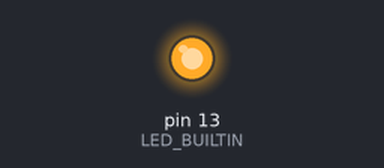
A sketch run on a simulated Arduino Uno, built with avr-gcc and run on an emulated ATmega328P. On the bench: output pins drawn as LEDs (lit = HIGH). Random numbers use the default seed unless the sketch sets one.

Above: at 0.1 s.
At 35.0 s:
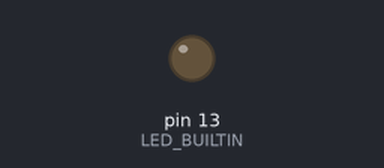
Timing chart, 0 to 36.5 s (numbered marks = the images above):
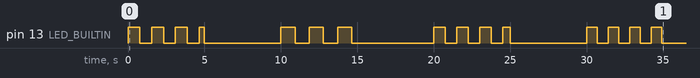

The sketch:

scheduler_03.ino
```cpp
/**
 * TaskScheduler Test of OnEnable and OnDisable methods and illustration of using wrapper tasks for timout purposes
 *
 *  A wrapper task runs every 10 seconds and initiates the test case
 *  Another task is run once for 5 seconds, and serves as a LED blinking timeout - 5 seconds
 *  Finally, a dedicated task which controls LED is running periodically until stopped, and makes the LED blink with 0.5 to 1 second interval.
 https://github.com/arkhipenko/TaskScheduler
  Pinouts:
                                      +-----+
         +----[PWR]-------------------| USB |--+
         |                            +-----+  |
         |         GND/RST2  [ ][ ]            |
         |       MOSI2/SCK2  [ ][ ]  A5/SCL[ ] |   C5
         |          5V/MISO2 [ ][ ]  A4/SDA[ ] |   C4
         |                             AREF[ ] |
         |                              GND[ ] |
         | [ ]N/C                    SCK/13[ ] |  PB5
         | [ ]IOREF                 MISO/12[ ] |   .
         | [ ]RST                   MOSI/11[ ]~|   .
         | [ ]3V3    +---+               10[ ]~|   .
         | [ ]5v    -| A |-               9[ ]~|   .
         | [ ]GND   -| R |-               8[ ] |  PB0
         | [ ]GND   -| D |-                    |
         | [ ]Vin   -| U |-               7[ ] |  PD7
         |          -| I |-               6[ ]~|   .
     PC0 | [ ]A0    -| N |-               5[ ]~|   .
      .  | [ ]A1    -| O |-               4[ ] |   .
      .  | [ ]A2     +---+           INT1/3[ ]~|   .
      .  | [ ]A3                     INT0/2[ ] |   .
      .  | [ ]A4/SDA  RST SCK MISO     TX>1[ ] |   .
     PC5 | [ ]A5/SCL  [ ] [ ] [ ]      RX<0[ ] |  PD0
         |            [ ] [ ] [ ]              |
         |  UNO_R3    GND MOSI 5V  ____________/
          \_______________________/

      http://busyducks.com/ascii-art-arduinos

*/

#define _TASK_SLEEP_ON_IDLE_RUN
#include <TaskScheduler.h>

#ifndef LED_BUILTIN
#define LED_BUILTIN 13    // define appropriate pin for your board
#endif

Scheduler ts;

// Callback methods prototypes
void WrapperCallback();
bool BlinkOnEnable();
void BlinkOnDisable();
void LEDOn();
void LEDOff();

// Tasks
Task tWrapper(10000L, TASK_FOREVER, &WrapperCallback, &ts, true);
Task tBlink(5000, TASK_ONCE, NULL, &ts, false, &BlinkOnEnable, &BlinkOnDisable);
Task tLED(0, TASK_FOREVER, NULL, &ts, false, NULL, &LEDOff);

void WrapperCallback() {
  tBlink.restartDelayed(); // LED blinking is initiated
               //every 30 seconds for 5 seconds
}


// Upon being enabled, tBlink will define the parameters
// and enable LED blinking task, which actually controls
// the hardware (LED in this example)
bool BlinkOnEnable() {
  tLED.setInterval( 500 + random(501) );
  tLED.setCallback( &LEDOn);
  tLED.enable();

  return true; // Task should be enabled
}

// tBlink does not really need a callback function
// since it just waits for 5 seconds for the first
// and only iteration to occur. Once the iteration
// takes place, tBlink is disabled by the Scheduler,
// thus executing its OnDisable method below.

void BlinkOnDisable() {
  tLED.disable();
}

void LEDOn () {
  digitalWrite(LED_BUILTIN , HIGH);
  tLED.setCallback( &LEDOff);
}

void LEDOff () {
  digitalWrite(LED_BUILTIN , LOW);
  tLED.setCallback( &LEDOn);
}

// Note that LEDOff method serves as OnDisable method
// to make sure the LED is turned off when the tBlink
// task finishes (or disabled ahead of time)

void setup() {
// put your setup code here, to run once:
  pinMode(LED_BUILTIN , OUTPUT);
}

void loop() {
// put your main code here, to run repeatedly:
  ts.execute();
}
```

Measured:
- by itself, pin 13 (LED_BUILTIN): LOW → HIGH at 0.00 s, → LOW 0.77 s later, → HIGH 0.77 s later, → LOW 0.77 s later, … (30 changes in this stretch)
